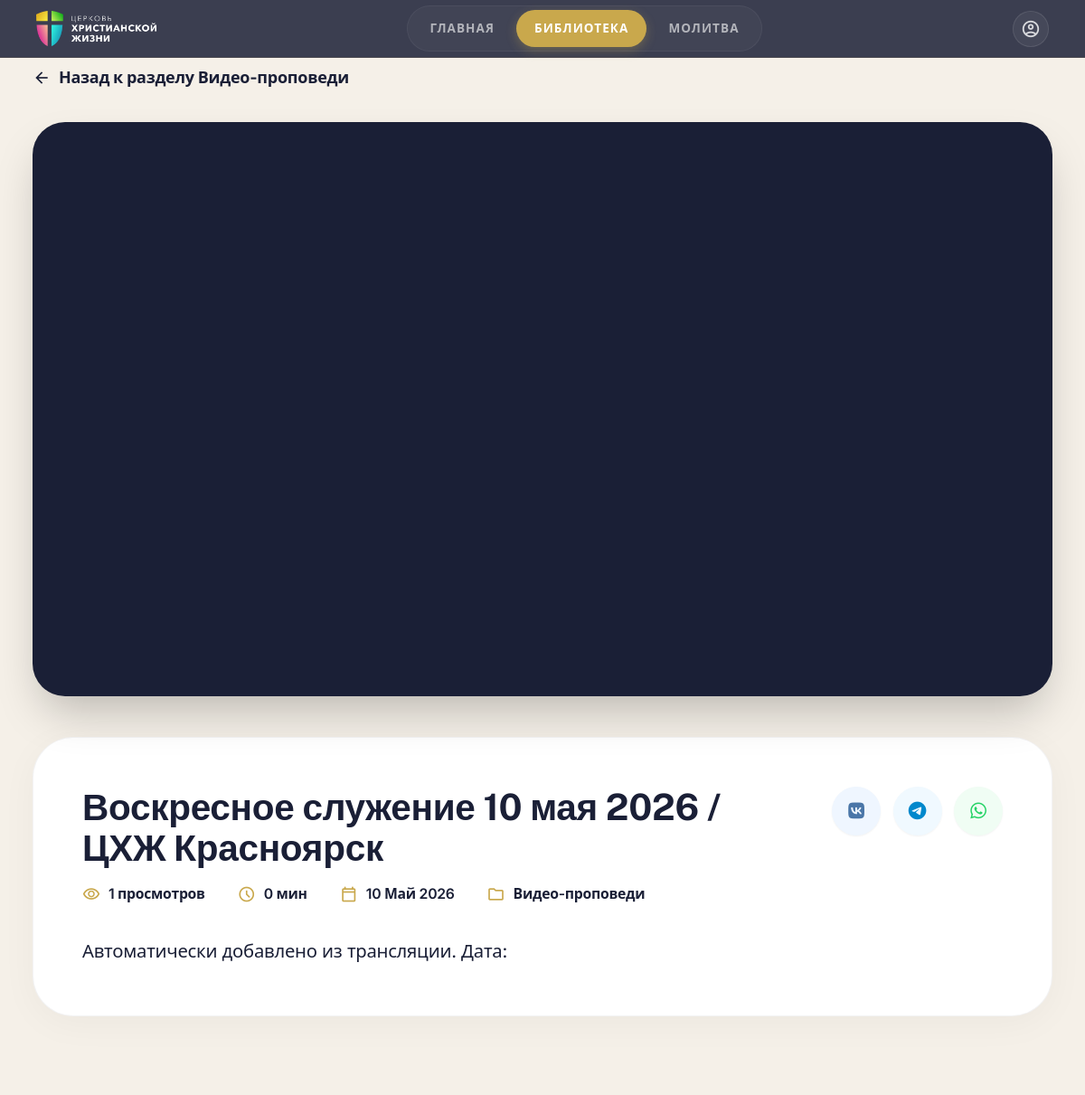
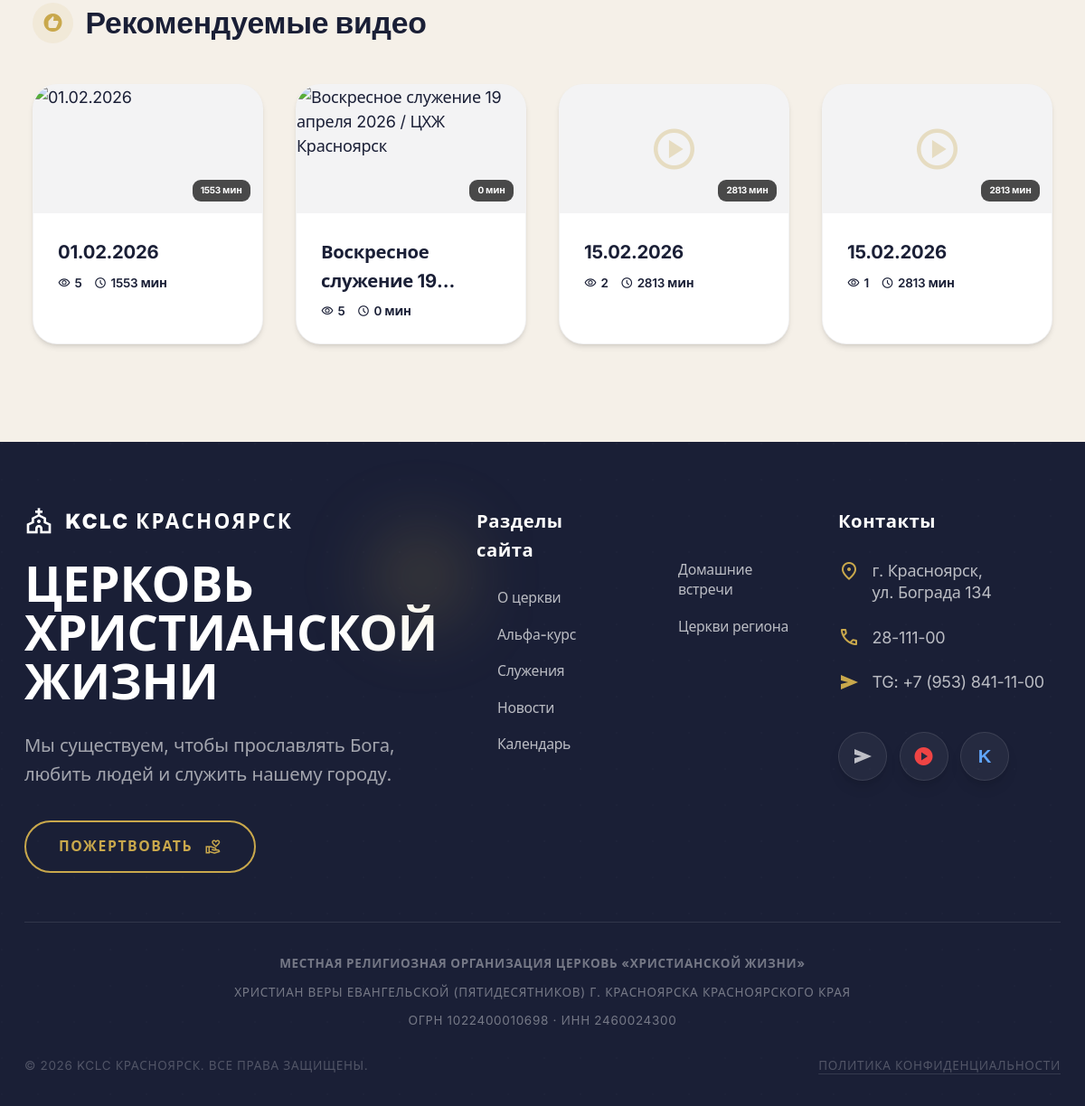
The app's page /library/video/7/ with its own data (2 pictures, top to bottom).
### church_app/models.py (models this page shows, shortened)
class Video(models.Model):
    title = models.CharField(max_length=200, verbose_name="Название")
    description = models.TextField(verbose_name="Описание")
    category = models.ForeignKey(Category, on_delete=models.CASCADE, related_name='videos', limit_choices_to={'category_type': 'video'})
    video_file = models.FileField(upload_to='videos/', blank=True, null=True, verbose_name="Видео файл")
    youtube_url = models.URLField(blank=True, null=True, verbose_name="YouTube ссылка")
    rutube_url = models.URLField(blank=True, null=True, verbose_name="Rutube ссылка")
    thumbnail = models.ImageField(upload_to='video_thumbnails/', blank=True, null=True, verbose_name="Превью")
    duration = models.IntegerField(default=0, help_text="Длительность в секундах", verbose_name="Длительность")
    views_count = models.IntegerField(default=0, verbose_name="Просмотры")
    is_featured = models.BooleanField(default=False, verbose_name="Рекомендуемое")
    order = models.IntegerField(default=0, verbose_name="Порядок")
    is_active = models.BooleanField(default=True, verbose_name="Активно")
    created_at = models.DateTimeField(auto_now_add=True)
    updated_at = models.DateTimeField(auto_now=True)
    class Meta:
        ordering = ['-is_featured', 'order', '-created_at']
        verbose_name = "Видео"
        verbose_name_plural = "Видео"
    def increment_views(self):
        self.views_count += 1
        self.save(update_fields=['views_count'])

class Category(models.Model):
    CATEGORY_TYPES = [
        ('video', 'Видео'),
        ('bible', 'Чтение Библии'),
        ('events', 'События'),
        ('calendar', 'Календарь'),
        ('kids', 'Детский раздел'),
    ]
    name = models.CharField(max_length=100, verbose_name="Название")
    slug = models.SlugField(unique=True, verbose_name="URL")
    category_type = models.CharField(max_length=20, choices=CATEGORY_TYPES, verbose_name="Тип")
    icon = models.CharField(max_length=50, default='fa-folder', verbose_name="Иконка FontAwesome")
    description = models.TextField(blank=True, verbose_name="Описание")
    image = models.ImageField(upload_to='categories/', blank=True, null=True, verbose_name="Изображение")
    order = models.IntegerField(default=0, verbose_name="Порядок")
    is_active = models.BooleanField(default=True, verbose_name="Активна")
    created_at = models.DateTimeField(auto_now_add=True)
    class Meta:
        ordering = ['order', 'name']
        verbose_name = "Категория"
        verbose_name_plural = "Категории"

### church_app/views_library.py (the view)
# urls.py: path('library/video/<int:video_id>/', views_library.video_detail, name='video_detail'),
def video_detail(request, video_id):
    video = get_object_or_404(Video, id=video_id, is_active=True)
    video.increment_views()
    recommended = Video.objects.filter(
        category=video.category,
        is_active=True
    ).exclude(id=video.id).order_by('-views_count')[:6]
    context = {
        'video': video,
        'recommended': recommended,
    }
    return render(request, 'library/video_detail.html', context)

### templates/library/video_detail.html (shortened to what this page needs)
{% extends 'library/base_library.html' %}
{% load static %}
{% block library_content %}
<div class="mb-12">
    <a href="{% url 'library_category' video.category.slug %}" class="inline-flex items-center gap-2 text-txt-sub hover:text-primary font-bold mb-8 transition-colors group">
        <span class="material-symbols-outlined text-[20px] group-hover:-translate-x-1 transition-transform">arrow_back</span>
        <span>Назад к разделу {{ video.category.name }}</span>
    </a>
    <div class="relative rounded-[2rem] overflow-hidden bg-navy shadow-2xl mb-10 aspect-video group">
    </div>
    <div class="bg-white rounded-[2.5rem] p-8 sm:p-12 shadow-[0_8px_40px_rgba(0,0,0,0.04)] border border-navy/5">
        <div class="flex flex-col lg:flex-row justify-between items-start gap-8 mb-8">
            <div class="flex-grow">
                <h1 class="text-3xl sm:text-4xl font-display font-bold text-navy mb-4 leading-tight">{{ video.title }}</h1>
                <div class="flex flex-wrap items-center gap-4 sm:gap-8 text-sm font-semibold text-txt-sub">
                    <div class="flex items-center gap-2">
                        <span class="material-symbols-outlined text-primary text-[20px]">visibility</span>
                        <span>{{ video.views_count }} просмотров</span>
                    </div>
                    <div class="flex items-center gap-2">
                        <span class="material-symbols-outlined text-primary text-[20px]">schedule</span>
                        <span>{{ video.duration }} мин</span>
                    </div>
                    <div class="flex items-center gap-2">
                        <span class="material-symbols-outlined text-primary text-[20px]">calendar_today</span>
                        <span>{{ video.created_at|date:"d M Y" }}</span>
                    </div>
                    <div class="flex items-center gap-2">
                        <span class="material-symbols-outlined text-primary text-[20px]">folder</span>
                        <span>{{ video.category.name }}</span>
                    </div>
                </div>
            </div>
            <div class="flex items-center gap-3 shrink-0">
                <a href="https://vk.com/share.php?url={{ request.build_absolute_uri }}&title={{ video.title }}" target="_blank"
                   class="w-12 h-12 rounded-full bg-blue-50 text-[#4a76a8] flex items-center justify-center hover:bg-[#4a76a8] hover:text-white transition-all shadow-sm">
                    <i class="fab fa-vk text-lg"></i>
                </a>
                <a href="https://t.me/share/url?url={{ request.build_absolute_uri }}&text={{ video.title }}" target="_blank"
                   class="w-12 h-12 rounded-full bg-sky-50 text-[#0088cc] flex items-center justify-center hover:bg-[#0088cc] hover:text-white transition-all shadow-sm">
                    <i class="fab fa-telegram text-lg"></i>
                </a>
                <a href="https://wa.me/?text={{ video.title }}%20{{ request.build_absolute_uri }}" target="_blank"
                   class="w-12 h-12 rounded-full bg-green-50 text-[#25D366] flex items-center justify-center hover:bg-[#25D366] hover:text-white transition-all shadow-sm">
                    <i class="fab fa-whatsapp text-lg"></i>
                </a>
            </div>
        </div>
        <div class="prose prose-navy max-w-none">
            <div class="text-txt-sub text-lg leading-relaxed space-y-4">
                {{ video.description|linebreaks }}
            </div>
        </div>
    </div>
</div>
{% if recommended %}
<div class="mt-20">
    <div class="flex items-center justify-between gap-4 mb-10">
        <div class="flex items-center gap-3">
            <div class="w-10 h-10 rounded-full bg-primary/10 flex items-center justify-center text-primary">
                <span class="material-symbols-outlined text-[24px]" style="font-variation-settings: 'FILL' 1;">recommend</span>
            </div>
            <h2 class="text-2xl sm:text-3xl font-display font-bold text-navy">Рекомендуемые видео</h2>
        </div>
    </div>
    <div class="grid grid-cols-1 sm:grid-cols-2 lg:grid-cols-4 gap-8">
        {% for rec in recommended %}
        <a href="{% url 'video_detail' rec.id %}" class="group bg-white rounded-3xl overflow-hidden border border-navy/5 shadow-md hover:shadow-xl transition-all duration-300 hover:-translate-y-2">
            <div class="relative aspect-video overflow-hidden bg-navy/5">
                {% if rec.thumbnail %}
                    <img src="{{ rec.thumbnail.url }}" alt="{{ rec.title }}" class="w-full h-full object-cover group-hover:scale-105 transition-transform duration-500">
                {% else %}
                    <div class="w-full h-full flex items-center justify-center text-primary opacity-30">
                    </div>
                {% endif %}
                <div class="absolute bottom-3 right-3 px-2 py-1 rounded bg-black/70 text-white text-[10px] font-bold backdrop-blur-sm">
                    {{ rec.duration }} мин
                </div>
            </div>
            <div class="p-6">
                <h3 class="text-navy font-bold text-lg mb-2 line-clamp-2 group-hover:text-primary transition-colors">{{ rec.title }}</h3>
                <div class="flex items-center gap-3 text-xs text-txt-sub font-semibold">
                    <span class="flex items-center gap-1">
                        <span class="material-symbols-outlined text-[14px]">visibility</span>
                        {{ rec.views_count }}
                    </span>
                    <span class="flex items-center gap-1">
                        <span class="material-symbols-outlined text-[14px]">schedule</span>
                        {{ rec.duration }} мин
                    </span>
                </div>
            </div>
        </a>
        {% endfor %}
    </div>
</div>
{% endif %}
{% endblock %}

### static/css/base.css (style rules this page uses)
* { margin: 0; padding: 0; box-sizing: border-box; }
:root { --bg: #f5f0e8; --bg-warm: #efe9df; --bg-deep: #e8e1d5; --card: #faf7f2; --card2: #ffffff; --card-dark: #e8e1d5; --navy: #1a1f36; --navy-h: #252b48; --navy-l: rgba(26, 31, 54, 0.10); --navy-ll: rgba(26, 31, 54, 0.05); --gold: #c9a84c; --gold-h: #d4b65e; --gold-d: #b0922f; --gold-l: rgba(201, 168, 76, 0.15); --sage: #7a9e7e; --sage-d: #5f8363; --txt: #1a1f36; --txt-sub: #2d334d; --txt-mid: #4a506b; --txt-muted: #646a85; --b: rgba(26, 31, 54, 0.10); --b-h: rgba(26, 31, 54, 0.20); --b-l: rgba(26, 31, 54, 0.05); --success: #4caf7a; --error: #d94452; --live-red: #d94452; --info: #5b8db8; --t: 0.35s cubic-bezier(0.4, 0, 0.2, 1); --t-fast: 0.2s cubic-bezier(0.4, 0, 0.2, 1); --r: 24px; --r-lg: 32px; --r-sm: 12px; --shadow: 0 8px 32px rgba(26, 31, 54, 0.08), 0 2px 8px rgba(26, 31, 54, 0.04); --shadow-lg: 0 20px 60px rgba(26, 31, 54, 0.12), 0 8px 16px rgba(26, 31, 54, 0.06); --hdr: clamp(64px, 8vh, 80px); }
.material-symbols-outlined { font-variation-settings: 'FILL' 0, 'wght' 400, 'GRAD' 0, 'opsz' 24; }
html { font-size: clamp(15px, 0.9vw + 12px, 18px); -webkit-text-size-adjust: 100%; scroll-behavior: smooth; }
body { font-family: 'Inter', 'Segoe UI', -apple-system, BlinkMacSystemFont, sans-serif; background: var(--bg); color: var(--txt); line-height: 1.6; letter-spacing: -0.015em; min-height: 100vh; position: relative; display: flex; flex-direction: column; -webkit-font-smoothing: antialiased; text-rendering: optimizeLegibility; }

### records on screen
Video: category.name "Видео-проповеди", title "Воскресное служение 10 мая 2026 / ЦХЖ Красноярск", views_count "1", duration "0", created_at "10 Май 2026", description "Автоматически добавлено из трансляции. Дата:"
Video: duration "1553", title "01.02.2026", views_count "5"
Video: duration "0", title "Воскресное служение…", views_count "5"
Video: duration "2813", title "15.02.2026", views_count "2"
Video: duration "2813", title "15.02.2026", views_count "1"
